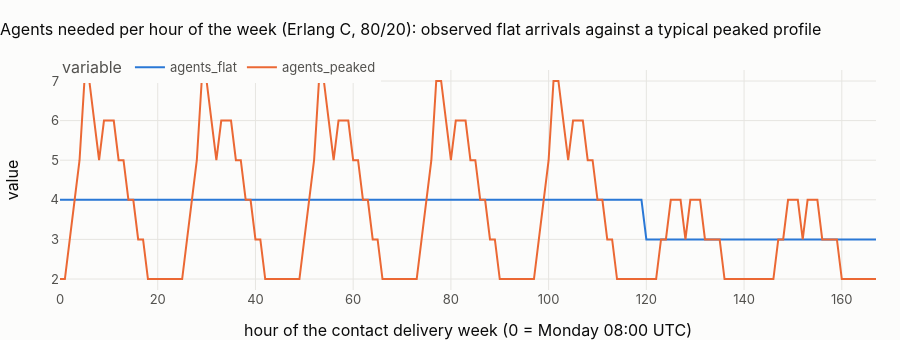

Notebook code cell kept with this figure:
### Markdown cell above
## 4 · Staffing per hour: what the flat profile implies, and what it hides
Erlang C (80 % of contacts answered within 20 s) per hour of the week on the observed inbound arrivals and handle
time. For comparison, the same weekly volume redistributed along a **typical retail-bank contact-centre profile**
(an assumption, stated here: night hours at 25 % of the mean, a morning peak at 170 %, a smaller afternoon peak at
140 %), to show the staffing a real profile would demand that this data cannot reveal.

### Code cell
wk = on_clock(hr, "inbound_contacts")
wk = wk.assign(how=(wk.p_weekday - 1) * 24 + wk.p_hour)
weeks = wk.p_day.nunique() / 7
arr = wk.groupby("how").agg(
    inbound=("inbound_contacts", "sum"),
    handle=("handle_seconds", "sum"),
    contacts=("contacts", "sum"),
)
arr["per_hour"] = arr.inbound / weeks
aht = float(arr.handle.sum() / arr.contacts.sum())
arr["agents_flat"] = [g.agents_needed(v, aht, 20, 0.8) for v in arr.per_hour]
shape = np.array(
    [0.25] * 2
    + [0.4, 0.7, 1.2, 1.7, 1.7, 1.5, 1.2, 1.3, 1.4, 1.4, 1.2, 1.0, 0.9, 0.7, 0.5, 0.35]
    + [0.25] * 6
)
shape = shape / shape.mean()
day_tot = arr.per_hour.groupby(arr.index // 24).sum().to_numpy()
peaked = np.concatenate([day_tot[d] / 24 * shape for d in range(7)])
arr["per_hour_peaked"] = peaked
arr["agents_peaked"] = [g.agents_needed(v, aht, 20, 0.8) for v in peaked]
# a roster sized on the flat profile, facing the peaked arrivals
arr["sl_flat_roster"] = [
    g.service_level(v, aht, int(c), 20)
    for v, c in zip(arr.per_hour_peaked, arr.agents_flat, strict=True)
]
worst = arr.loc[arr.sl_flat_roster.idxmin()]
fig = px.line(
    arr.reset_index().melt(id_vars="how", value_vars=["agents_flat", "agents_peaked"]),
    x="how",
    y="value",
    color="variable",
    title="Agents needed per hour of the week (Erlang C, 80/20): observed flat arrivals against a typical peaked profile",
)
fig.update_layout(
    height=340, xaxis_title="hour of the contact delivery week (0 = Monday 08:00 UTC)"
)
fig.show()
display(
    Markdown(
        f"**On the observed arrivals ({arr.per_hour.mean():.1f} inbound contacts an hour, handle time {aht / 60:.1f} "
        f"minutes) Erlang C needs {arr.agents_flat.min()} to {arr.agents_flat.max()} agents in every hour of the week, "
        f"{int(arr.agents_flat.sum())} agent-hours a week.** The same volume on a typical peaked profile needs "
        f"{arr.agents_peaked.min()} to {arr.agents_peaked.max()} agents and {int(arr.agents_peaked.sum())} agent-hours "
        f"({100 * (arr.agents_peaked.sum() / arr.agents_flat.sum() - 1):+.0f} %)"
        + ". The weekly total barely moves; **the schedule does**: in the peak hour of a peaked week a roster sized on "
        "the flat profile would "
        + (
            "face more work than it can serve (the queue grows without bound)"
            if worst.sl_flat_roster == 0
            else f"answer only {worst.sl_flat_roster:.0%} of contacts within 20 seconds"
        )
        + ", and "
        f"{int((arr.sl_flat_roster < 0.8).sum())} of 168 hours would miss the target of 80 % answered within 20 s. On real data the hourly profile "
        "decides **when** agents are scheduled, which is where service levels are won or lost; it must be measured on "
        "the delivery clock of the contact process (−8 h here), not on UTC."
    )
)

### Figure 1 — Plotly figure (JSON) as saved in the notebook; plotly's stock layout.template omitted (floating-point values rounded to 4 significant figures; data arrays with more than 128 entries replaced by an {"elided": "..."} marker saying what was removed)
{"data": [{"hovertemplate": "variable=agents_flat<br>how=%{x}<br>value=%{y}<extra></extra>", "legendgroup": "agents_flat", "line": {"color": "#2a78d6", "dash": "solid"}, "marker": {"symbol": "circle"}, "mode": "lines", "name": "agents_flat", "orientation": "v", "showlegend": true, "type": "scatter", "x": {"elided": "168 int values"}, "xaxis": "x", "y": {"elided": "168 int values"}, "yaxis": "y"}, {"hovertemplate": "variable=agents_peaked<br>how=%{x}<br>value=%{y}<extra></extra>", "legendgroup": "agents_peaked", "line": {"color": "#eb6834", "dash": "solid"}, "marker": {"symbol": "circle"}, "mode": "lines", "name": "agents_peaked", "orientation": "v", "showlegend": true, "type": "scatter", "x": {"elided": "168 int values"}, "xaxis": "x", "y": {"elided": "168 int values"}, "yaxis": "y"}], "layout": {"height": 340, "legend": {"title": {"text": "variable"}, "tracegroupgap": 0}, "title": {"text": "Agents needed per hour of the week (Erlang C, 80/20): observed flat arrivals against a typical peaked profile"}, "xaxis": {"anchor": "y", "domain": [0.0, 1.0], "title": {"text": "hour of the contact delivery week (0 = Monday 08:00 UTC)"}}, "yaxis": {"anchor": "x", "domain": [0.0, 1.0], "title": {"text": "value"}}}}
